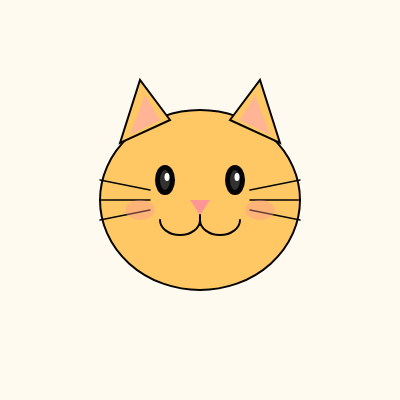
Frame 1 (no input)
Frame 60 (no input): identical to frame 1, image omitted
Frame 120 (the mouse pressed at the canvas centre since frame 60): identical to frame 1, image omitted

The p5.js sketch that drew this single still picture (run headless with seeded random() and noise() and a simulated clock; from frame 60 on, the mouse is pressed at the canvas centre):

// p5.js sketch
// ── sketch.js
function setup() {
    createCanvas(400, 400);
}

function draw() {
    background(255, 250, 240);
    
    // Head
    fill(255, 200, 100);
    stroke(5);
    strokeWeight(2);
    ellipse(200, 200, 200, 180);
    
    // Left ear
    fill(255, 200, 100);
    triangle(120, 143, 140, 80, 170, 120);
    
    // Right ear
    triangle(280, 143, 260, 80, 230, 120);
    
    // Inside LE
    fill(255, 180, 150);
    noStroke();
    triangle(130, 135, 145, 95, 160, 120);
    
    // Inside RE
    triangle(270, 135, 255, 95, 240, 120);
    
    // Left eye
    stroke(5);
    strokeWeight(5);
    fill(50);
    ellipse(165, 180, 15, 25);
    
    // Right Eye
    ellipse(235, 180, 15, 25);
    
    // Nose ^_^
    fill(255, 150, 150);
    noStroke();
    triangle(190, 200, 200, 215, 210, 200);
    
    // :3
    stroke(5);
    strokeWeight(2);
    noFill();
    // left
    arc(180, 220, 40, 30, 0, PI);
    // right
    arc(220, 220, 40, 30, 0, PI);
    // Central line
    line(200, 215, 200, 225);
    
    // Mustache Left
    strokeWeight(1.5);
    line(100, 180, 150, 190);
    line(100, 200, 150, 200);
    line(100, 220, 150, 210);
    
    // Mustache Right
    line(300, 180, 250, 190);
    line(300, 200, 250, 200);
    line(300, 220, 250, 210);
    
    // Blush Left
    noStroke();
    fill(255, 150, 150, 100);
    ellipse(140, 210, 30, 20);
    
    // Blush Right
    ellipse(260, 210, 30, 20);
    
    // Spark
    fill(255);
    ellipse(167, 177, 5, 8);
    ellipse(237, 177, 5, 8);
}
